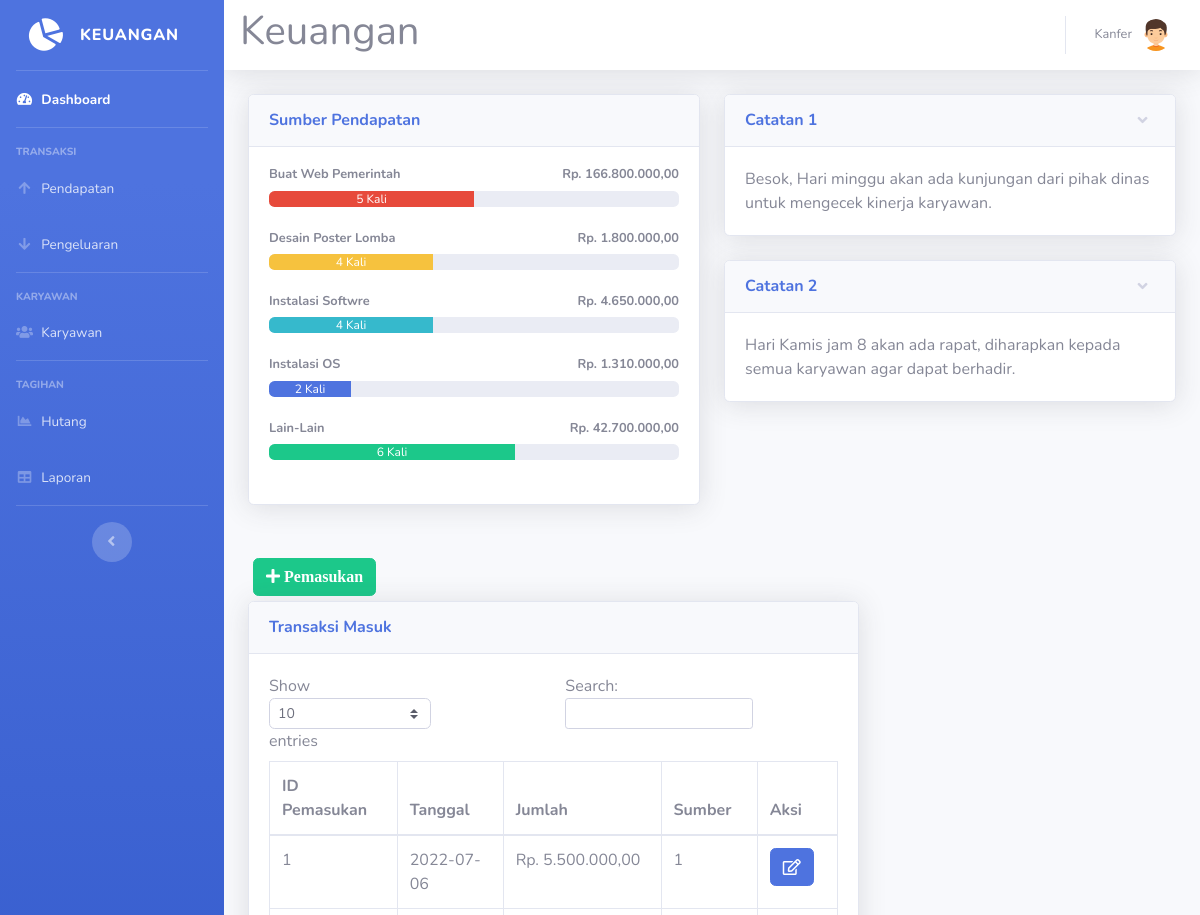
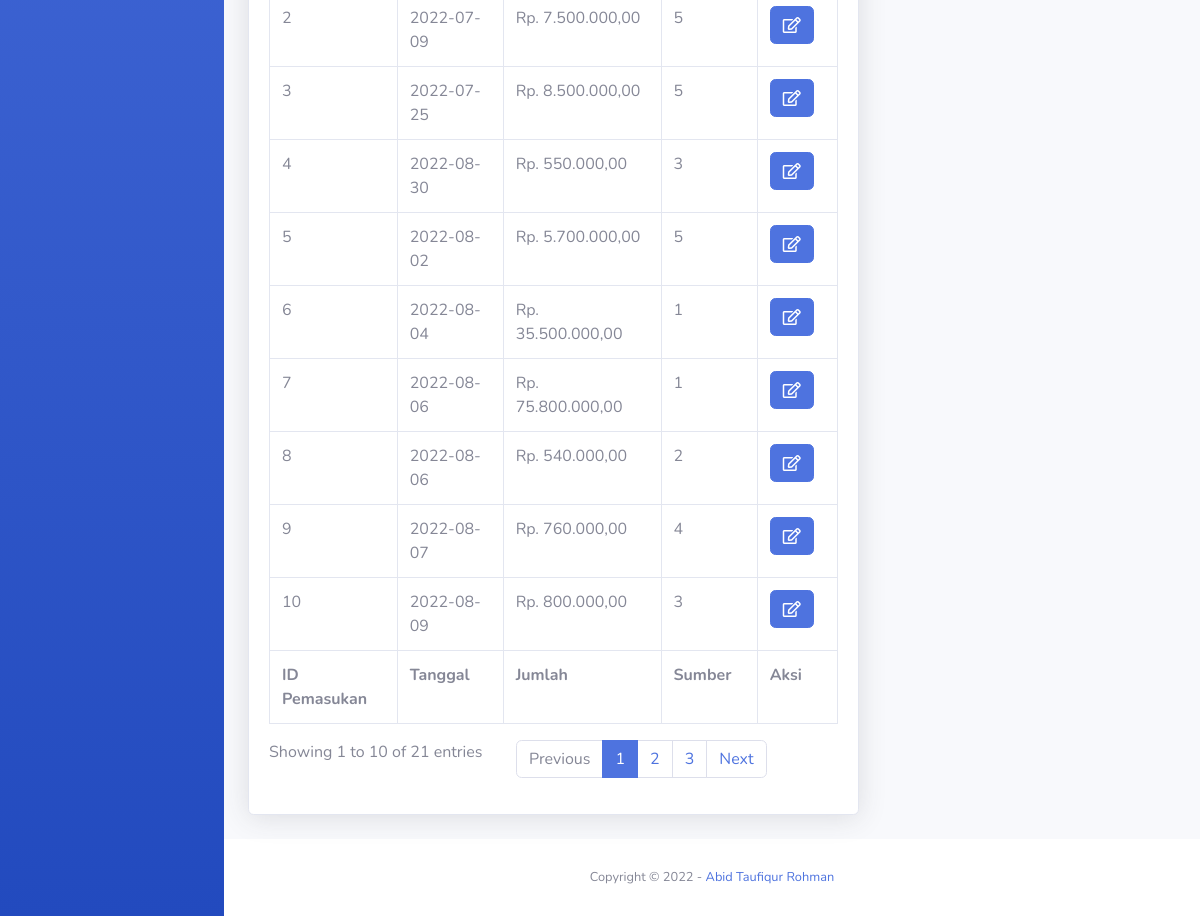
Page /pendapatan.php (signed in) on the committed database (2 pictures, top to bottom).
### tables this page shows
CREATE TABLE `sumber` (
  `id_sumber` int(11) NOT NULL,
  `nama` varchar(40) NOT NULL
);

CREATE TABLE `catatan` (
  `id_catatan` int(11) NOT NULL,
  `catatan` text NOT NULL
);

CREATE TABLE `pemasukan` (
  `id_pemasukan` int(11) NOT NULL,
  `tgl_pemasukan` date NOT NULL,
  `jumlah` int(11) NOT NULL,
  `id_sumber` int(11) NOT NULL
);

### pendapatan.php (the view, shortened to what this page needs)
<!DOCTYPE html>
<html lang="en">
<head>
  <link href="vendor/fontawesome-free/css/all.min.css" rel="stylesheet" type="text/css">
  <link href="css/sb-admin-2.min.css" rel="stylesheet">
</head>
<body id="page-top">
<?php
require 'koneksi.php';
require ('sidebar.php'); ?>
      <div id="content">
<?php require ('navbar.php'); ?>
        <div class="container-fluid">
          <div class="row">
            <div class="col-lg-6 mb-4">
              <div class="card shadow mb-4">
                <div class="card-header py-3">
                  <h6 class="m-0 font-weight-bold text-primary">Sumber Pendapatan</h6>
                </div>
                <div class="card-body">
				<?php
				$namasumber1 = mysqli_query($koneksi,"SELECT * FROM `sumber` where id_sumber= 1 ");
				$sumbern1= mysqli_fetch_assoc($namasumber1);
				$namasumber2 = mysqli_query($koneksi,"SELECT * FROM `sumber` where id_sumber= 2 ");
				$sumbern2= mysqli_fetch_assoc($namasumber2);
				$namasumber3 = mysqli_query($koneksi,"SELECT * FROM `sumber` where id_sumber= 3 ");
				$sumbern3= mysqli_fetch_assoc($namasumber3);
				$namasumber4 = mysqli_query($koneksi,"SELECT * FROM `sumber` where id_sumber= 4 ");
				$sumbern4= mysqli_fetch_assoc($namasumber4);
				$namasumber5 = mysqli_query($koneksi,"SELECT * FROM `sumber` where id_sumber= 5 ");
				$sumbern5= mysqli_fetch_assoc($namasumber5);
				$hasil1=mysqli_query($koneksi,"SELECT * FROM pemasukan where id_sumber = 1");
				while ($jumlah1=mysqli_fetch_array($hasil1)){
				$arrayhasil1[] = $jumlah1['jumlah'];
				}
				$jumlahhasil1 = array_sum($arrayhasil1);
				$hasil2=mysqli_query($koneksi,"SELECT * FROM pemasukan where id_sumber = 2");
				while ($jumlah2=mysqli_fetch_array($hasil2)){
				$arrayhasil2[] = $jumlah2['jumlah'];
				}
				$jumlahhasil2 = array_sum($arrayhasil2);
				$hasil3=mysqli_query($koneksi,"SELECT * FROM pemasukan where id_sumber = 3");
				while ($jumlah3=mysqli_fetch_array($hasil3)){
				$arrayhasil3[] = $jumlah3['jumlah'];
				}
				$jumlahhasil3 = array_sum($arrayhasil3);
				$hasil4=mysqli_query($koneksi,"SELECT * FROM pemasukan where id_sumber = 4");
				while ($jumlah4=mysqli_fetch_array($hasil4)){
				$arrayhasil4[] = $jumlah4['jumlah'];
				}
				$jumlahhasil4 = array_sum($arrayhasil4);
				$hasil5=mysqli_query($koneksi,"SELECT * FROM pemasukan where id_sumber = 5");
				while ($jumlah5=mysqli_fetch_array($hasil5)){
				$arrayhasil5[] = $jumlah5['jumlah'];
				}
				$jumlahhasil5 = array_sum($arrayhasil5);
				$sumber1 = mysqli_query($koneksi,"SELECT id_sumber FROM pemasukan where id_sumber ='1'");
				$sumber1text = mysqli_num_rows($sumber1);
				$sumber1 = mysqli_num_rows($sumber1);
				$sumber1 = $sumber1 * 10;
				$sumber2 = mysqli_query($koneksi,"SELECT id_sumber FROM pemasukan where id_sumber ='2'");
				$sumber2text = mysqli_num_rows($sumber2);
				$sumber2 = mysqli_num_rows($sumber2);
				$sumber2 = $sumber2 * 10;
				$sumber3 = mysqli_query($koneksi,"SELECT id_sumber FROM pemasukan where id_sumber ='3'");
				$sumber3text = mysqli_num_rows($sumber3);
				$sumber3 = mysqli_num_rows($sumber3);
				$sumber3 = $sumber3 * 10;
				$sumber4 = mysqli_query($koneksi,"SELECT id_sumber FROM pemasukan where id_sumber ='4'");
				$sumber4text = mysqli_num_rows($sumber4);
				$sumber4 = mysqli_num_rows($sumber4);
				$sumber4 = $sumber4 * 10;
				$sumber5 = mysqli_query($koneksi,"SELECT id_sumber FROM pemasukan where id_sumber ='5'");
				$sumber5text = mysqli_num_rows($sumber5);
				$sumber5 = mysqli_num_rows($sumber5);
				$sumber5 = $sumber5 * 10;
				echo '
                  <h4 class="small font-weight-bold">'.$sumbern1['nama'].'<span class="float-right">Rp. '.number_format($jumlahhasil1,2,',','.').'</span></h4>
                  <div class="progress mb-4">
                    <div class="progress-bar bg-danger" role="progressbar" style="width:'.$sumber1.'%" aria-valuenow="50" aria-valuemin="0" aria-valuemax="100">'.$sumber1text.' Kali</div>
                  </div>
				  <h4 class="small font-weight-bold">'.$sumbern2['nama'].'<span class="float-right">Rp. '.number_format($jumlahhasil2,2,',','.').'</span></h4>
                  <div class="progress mb-4">
                    <div class="progress-bar bg-warning" role="progressbar" style="width:'.$sumber2.'%" aria-valuenow="50" aria-valuemin="0" aria-valuemax="100">'.$sumber2text.' Kali</div>
                  </div>
				  <h4 class="small font-weight-bold">'.$sumbern3['nama'].'<span class="float-right">Rp. '.number_format($jumlahhasil3,2,',','.').'</span></h4>
                  <div class="progress mb-4">
                    <div class="progress-bar bg-info" role="progressbar" style="width:'.$sumber3.'%" aria-valuenow="50" aria-valuemin="0" aria-valuemax="100">'.$sumber3text.' Kali</div>
                  </div>
				  <h4 class="small font-weight-bold">'.$sumbern4['nama'].'<span class="float-right">Rp. '.number_format($jumlahhasil4,2,',','.').'</span></h4>
                  <div class="progress mb-4">
                    <div class="progress-bar bg-primary" role="progressbar" style="width:'.$sumber4.'%" aria-valuenow="50" aria-valuemin="0" aria-valuemax="100">'.$sumber4text.' Kali</div>
                  </div>
				  <h4 class="small font-weight-bold">'.$sumbern5['nama'].'<span class="float-right">Rp. '.number_format($jumlahhasil5,2,',','.').'</span></h4>
                  <div class="progress mb-4">
                    <div class="progress-bar bg-success" role="progressbar" style="width:'.$sumber5.'%" aria-valuenow="50" aria-valuemin="0" aria-valuemax="100">'.$sumber5text.' Kali</div>
                  </div>';
				  ?>
                </div>
              </div>
			  </div>
			              <div class="col-lg-6">
              <div class="card shadow mb-4">
                <a href="#collapseCardExample" class="d-block card-header py-3" data-toggle="collapse" role="button" aria-expanded="true" aria-controls="collapseCardExample">
                  <h6 class="m-0 font-weight-bold text-primary">Catatan 1</h6>
                </a>
                <div class="collapse show" id="collapseCardExample">
                  <div class="card-body">
				  <?php $catatan1 = mysqli_query($koneksi, "SELECT catatan FROM catatan where id_catatan= 1");
                  $catatan1 = mysqli_fetch_array($catatan1);
				  echo $catatan1['catatan'];
				  ?>
				  </div>
                </div>
              </div>
			                <div class="card shadow mb-4">
                <a href="#collapseCardExample1" class="d-block card-header py-3" data-toggle="collapse" role="button" aria-expanded="true" aria-controls="collapseCardExample1">
                  <h6 class="m-0 font-weight-bold text-primary">Catatan 2</h6>
                </a>
                <div class="collapse show" id="collapseCardExample1">
                  <div class="card-body">
                  <?php $catatan2 = mysqli_query($koneksi, "SELECT * FROM catatan where id_catatan= 2");
                  $catatan2 = mysqli_fetch_array($catatan2);
				  echo $catatan2['catatan'];
				  ?></div>
                </div>
              </div>
			  </div>
					   <div class="col-xl-8 col-lg-7">
					   <button type="button" class="btn btn-success" style="margin:5px" data-toggle="modal" data-target="#myModalTambah"><i class="fa fa-plus"> Pemasukan</i></button><br>
          <div class="card shadow mb-4">
            <div class="card-header py-3">
              <h6 class="m-0 font-weight-bold text-primary">Transaksi Masuk</h6>
            </div>
            <div class="card-body">
              <div class="table-responsive">
               <table class="table table-bordered" id="dataTable" width="100%" cellspacing="0">
                  <thead>
                    <tr>
                      <th>ID Pemasukan</th>
                      <th>Tanggal</th>
                      <th>Jumlah</th>
                      <th>Sumber</th>
					  <th>Aksi</th>
                    </tr>
                  </thead>
                  <tfoot>
                    <tr>
                      <th>ID Pemasukan</th>
                      <th>Tanggal</th>
                      <th>Jumlah</th>
                      <th>Sumber</th>
                      <th>Aksi</th>
                    </tr>
                  </tfoot>
                  <tbody>
				  <?php
$query = mysqli_query($koneksi,"SELECT * FROM pemasukan");
while ($data = mysqli_fetch_assoc($query))
{
?>
                    <tr>
                      <td><?=$data['id_pemasukan']?></td>
                      <td><?=$data['tgl_pemasukan']?></td>
                      <td>Rp. <?=number_format($data['jumlah'],2,',','.');?></td>
                      <td><?=$data['id_sumber']?></td>
					  <td>
<a href="#" type="button" class=" fa fa-edit btn btn-primary btn-md" data-toggle="modal" data-target="#myModal<?php echo $data['id_pemasukan']; ?>"></a>
</td>
</tr>
  </div>
<?php
}
?>
<?php require 'footer.php'?>
</body>
</html>

### rows in the picture
sumber: nama "Buat Web Pemerintah"
sumber: nama "Desain Poster Lomba"
sumber: nama "Instalasi Softwre"
sumber: nama "Instalasi OS"
sumber: nama "Lain-Lain"
catatan: catatan "Besok, Hari minggu akan ada kunjungan dari pihak dinas untuk mengecek kinerja karyawan."
catatan: catatan "Hari Kamis jam 8 akan ada rapat, diharapkan kepada semua karyawan agar dapat berhadir."
pemasukan: id_pemasukan "1", tgl_pemasukan "2022-07-06", jumlah "5.500.000,00", id_sumber "1"
pemasukan: id_pemasukan "2", tgl_pemasukan "2022-07-09", jumlah "7.500.000,00", id_sumber "5"
pemasukan: id_pemasukan "3", tgl_pemasukan "2022-07-25", jumlah "8.500.000,00", id_sumber "5"
pemasukan: id_pemasukan "4", tgl_pemasukan "2022-08-30", jumlah "550.000,00", id_sumber "3"
pemasukan: id_pemasukan "5", tgl_pemasukan "2022-08-02", jumlah "5.700.000,00", id_sumber "5"
pemasukan: id_pemasukan "6", tgl_pemasukan "2022-08-04", jumlah "35.500.000,00", id_sumber "1"
pemasukan: id_pemasukan "7", tgl_pemasukan "2022-08-06", jumlah "75.800.000,00", id_sumber "1"
pemasukan: id_pemasukan "8", tgl_pemasukan "2022-08-06", jumlah "540.000,00", id_sumber "2"
pemasukan: id_pemasukan "9", tgl_pemasukan "2022-08-07", jumlah "760.000,00", id_sumber "4"
pemasukan: id_pemasukan "10", tgl_pemasukan "2022-08-09", jumlah "800.000,00", id_sumber "3"

### other values in the picture
$_SESSION['nama'] "Kanfer"
$jumlahhasil1 "166.800.000,00"
$sumber1text "5"
$jumlahhasil2 "1.800.000,00"
$sumber2text "4"
$jumlahhasil3 "4.650.000,00"
$sumber3text "4"
$jumlahhasil4 "1.310.000,00"
$sumber4text "2"
$jumlahhasil5 "42.700.000,00"
$sumber5text "6"
